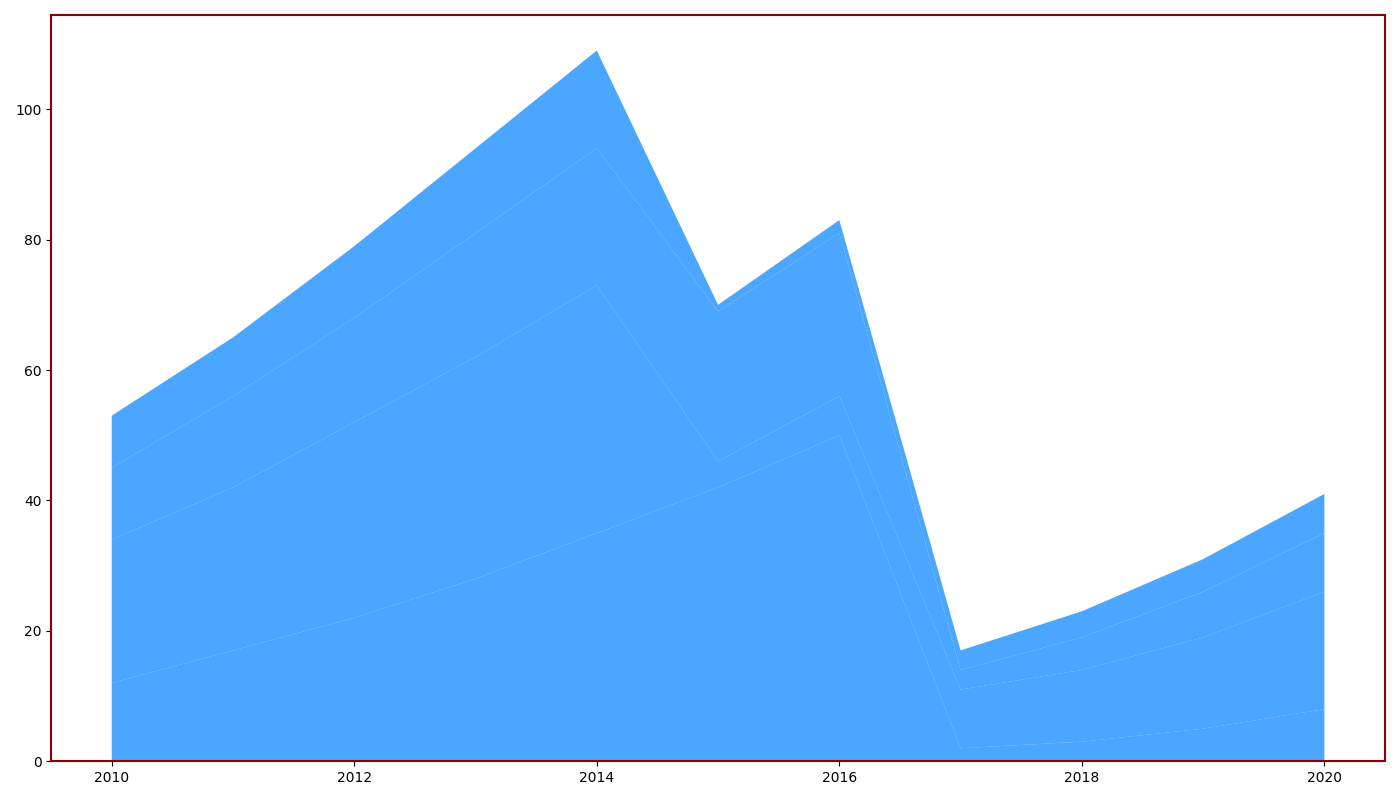

Source code (Python):
import matplotlib.pyplot as plt
import numpy as np

years = np.arange(2010, 2021)

# Fictional data representing hours spent weekly on different digital media
streaming_services = np.array([12, 17, 22, 28, 35, 42, 50, 2, 3, 5, 8])
social_media = np.array([22, 25, 30, 34, 38, 4, 6, 9, 11, 14, 18])
online_news = np.array([11, 14, 16, 19, 21, 23, 25, 3, 5, 7, 9])
podcasts = np.array([8, 9, 11, 13, 15, 1, 2, 3, 4, 5, 6])

media_data = np.vstack([streaming_services, social_media, online_news, podcasts])

fig, ax = plt.subplots(figsize=(14, 8))

# Maintain the stackplot without labels and legend
ax.stackplot(years, media_data, colors=['#1e90ff'], alpha=0.8)

# Customizing border style
for spine in ax.spines.values():
    spine.set_color('darkred')
    spine.set_linewidth(1.5)

plt.tight_layout()
plt.show()
